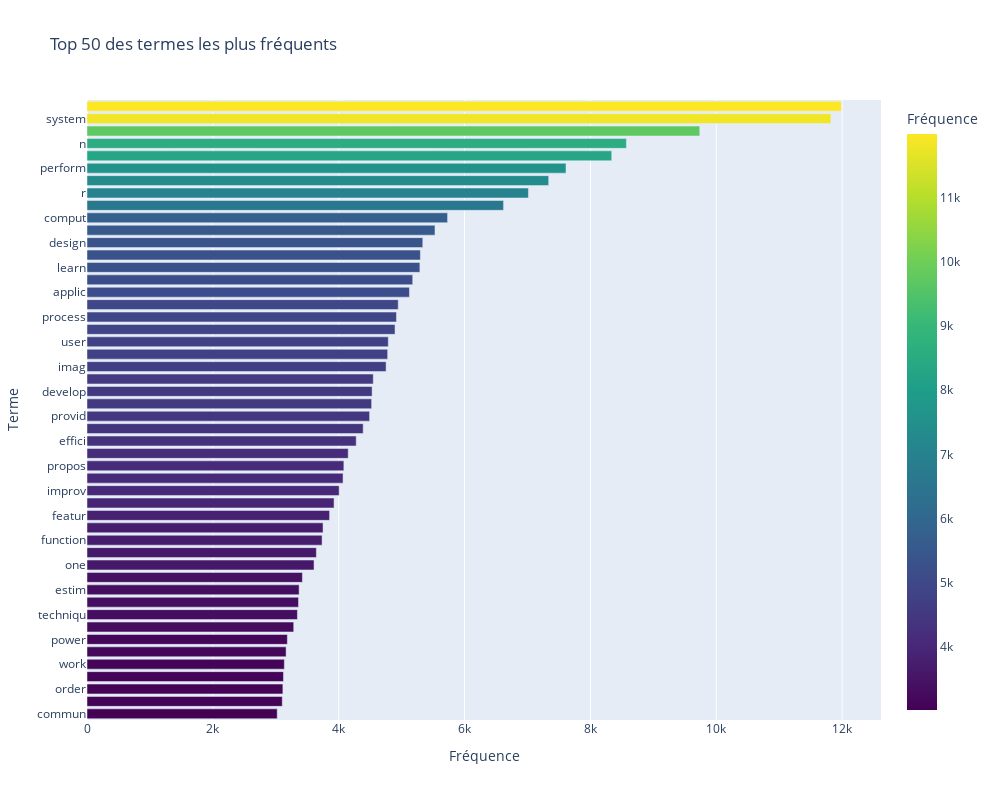

The notebook cell this image was saved under:
### Markdown cell above
## Visualisation des termes fréquents

### Code cell
# Visualisation des termes fréquents
term_viz = TermVisualizer(df)
term_counts = term_viz.extract_term_counts(min_df=5, max_df=0.95)
term_viz.create_wordcloud(max_words=100)
term_viz.plot_top_terms(n_terms=30)
interactive_hist = term_viz.create_interactive_term_histogram(n_terms=50)
interactive_hist

### Figure 1 — Plotly figure (JSON) as saved in the notebook; plotly's stock layout.template omitted (floating-point values rounded to 4 significant figures)
{"data": [{"alignmentgroup": "True", "hovertemplate": "Fréquence=%{marker.color}<br>Terme=%{y}<extra></extra>", "legendgroup": "", "marker": {"color": [11987, 11822, 9738, 8572, 8339, 7612, 7337, 7015, 6620, 5730, 5530, 5336, 5298, 5290, 5176, 5124, 4946, 4918, 4895, 4788, 4778, 4753, 4549, 4531, 4523, 4491, 4389, 4278, 4151, 4082, 4069, 4007, 3926, 3855, 3751, 3736, 3645, 3608, 3423, 3371, 3361, 3344, 3285, 3184, 3164, 3136, 3122, 3113, 3103, 3023], "coloraxis": "coloraxis", "pattern": {"shape": ""}}, "name": "", "offsetgroup": "", "orientation": "h", "showlegend": false, "textposition": "auto", "type": "bar", "x": [11987, 11822, 9738, 8572, 8339, 7612, 7337, 7015, 6620, 5730, 5530, 5336, 5298, 5290, 5176, 5124, 4946, 4918, 4895, 4788, 4778, 4753, 4549, 4531, 4523, 4491, 4389, 4278, 4151, 4082, 4069, 4007, 3926, 3855, 3751, 3736, 3645, 3608, 3423, 3371, 3361, 3344, 3285, 3184, 3164, 3136, 3122, 3113, 3103, 3023], "xaxis": "x", "y": ["model", "system", "network", "n", "algorithm", "perform", "time", "r", "problem", "comput", "inform", "design", "gener", "learn", "present", "applic", "optim", "process", "differ", "user", "use", "imag", "two", "develop", "control", "provid", "effect", "effici", "set", "propos", "new", "improv", "also", "featur", "detect", "function", "evalu", "one", "method", "estim", "high", "techniqu", "simul", "power", "compar", "work", "number", "order", "structur", "commun"], "yaxis": "y"}], "layout": {"barmode": "relative", "coloraxis": {"colorbar": {"title": {"text": "Fréquence"}}, "colorscale": [[0, "#440154"], [0.1111, "#482878"], [0.2222, "#3e4989"], [0.3333, "#31688e"], [0.4444, "#26828e"], [0.5556, "#1f9e89"], [0.6667, "#35b779"], [0.7778, "#6ece58"], [0.8889, "#b5de2b"], [1, "#fde725"]]}, "font": {"size": 12}, "height": 800, "hovermode": "closest", "legend": {"tracegroupgap": 0}, "title": {"text": "Top 50 des termes les plus fréquents"}, "width": 1000, "xaxis": {"anchor": "y", "domain": [0, 1], "title": {"text": "Fréquence"}}, "yaxis": {"anchor": "x", "categoryorder": "total ascending", "domain": [0, 1], "title": {"text": "Terme"}}}}
